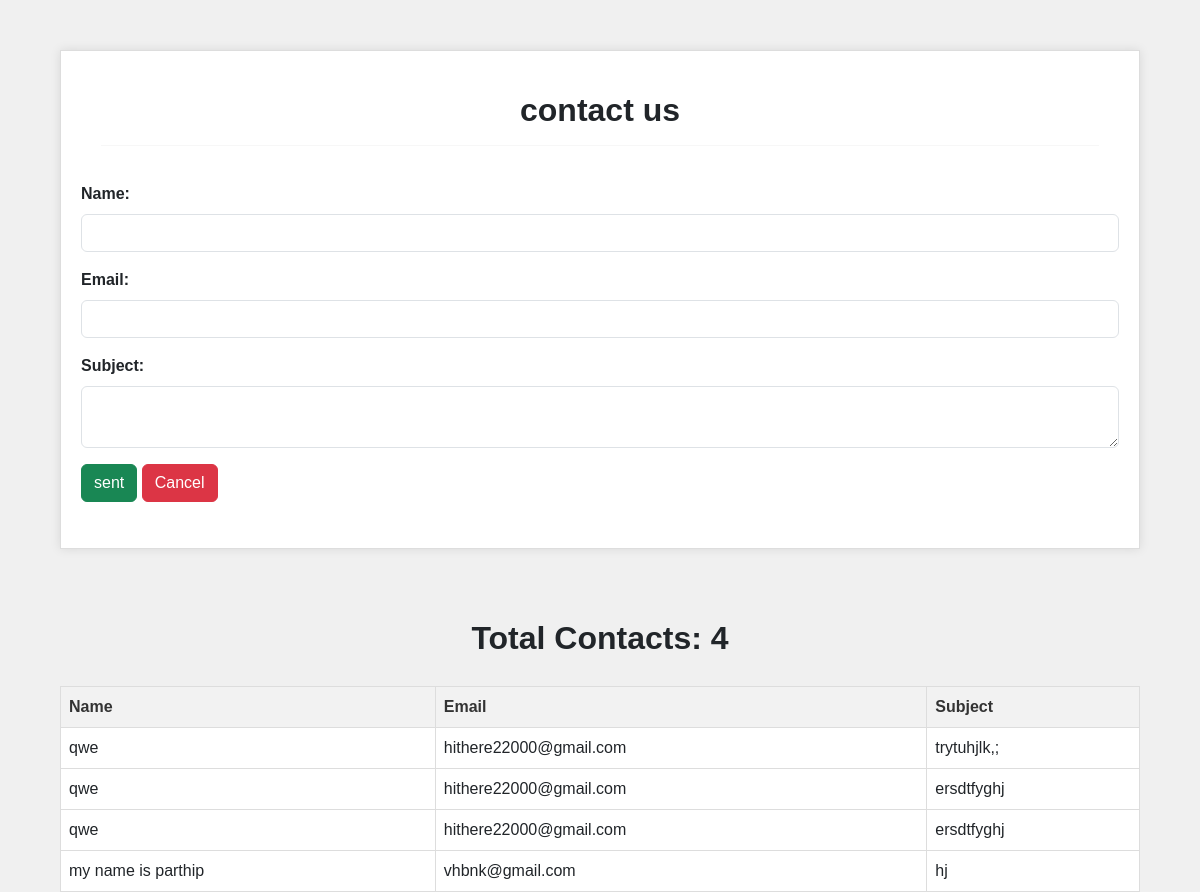
Page /contact/contact.php on the committed database.
### tables this page shows
CREATE TABLE `contact` (
  `id` int(11) NOT NULL,
  `name` varchar(255) NOT NULL,
  `email` varchar(255) NOT NULL,
  `subject` varchar(255) NOT NULL,
  `message` text NOT NULL,
  `created_at` timestamp NOT NULL DEFAULT current_timestamp()
);

### contact/contact.php (the view, shortened to what this page needs)
<!DOCTYPE html>
<html>
<head>
    <link rel="stylesheet" href="https://cdn.jsdelivr.net/npm/bootstrap@5.3.0/dist/css/bootstrap.min.css">
</head>
<body>
<form action="" method="POST">
    <div style="padding: 20px;">
        <h2><b>contact us</b></h2>
        <hr>
    </div>
    <div class="mb-3">
        <label for="name" class="form-label">Name:</label>
        <input type="text" id="name" name="name" class="form-control">
    </div>
    <div class="mb-3">
        <label for="email" class="form-label">Email:</label>
        <input type="email" id="email" name="email" class="form-control">
    </div>
    <div class="mb-3 bottom-box">
        <label for="subject" class="form-label">Subject:</label>
        <textarea id="subject" name="subject" class="form-control"></textarea>
    </div>
    <div class="mb-3">
        <button type="submit" name="submit_member" class="btn btn-success">sent</button>
        <button type="submit" name="submit_complaint" class="btn btn-danger">Cancel</button>
    </div>
</form>
</body>
</html>
<?php
include("connect.php");
$sql = "SELECT * FROM contact";
$result = $conn->query($sql);
if ($result->num_rows > 0) {
    $total_count = $result->num_rows;
    echo "<div style='padding: 20px;'><h2>Total Contacts: $total_count</h2></div>";
    echo "<table class='table'>";
    echo "<thead class='thead-dark'>";
    echo "<tr>";
    echo "<th>Name</th>";
    echo "<th>Email</th>";
    echo "<th>Subject</th>";
    echo "</tr>";
    echo "</thead>";
    echo "<tbody>";
    while ($row = $result->fetch_assoc()) {
        echo "<tr>";
        echo "<td>" . $row["name"] . "</td>";
        echo "<td>" . $row["email"] . "</td>";
        echo "<td>" . $row["subject"] . "</td>";
        echo "</tr>";
    }
    echo "</tbody>";
    echo "</table>";
} else {
    echo "<p>No data available.</p>";
}
?>

### contact/contact.php (style rules this page uses)
body { font-family: Arial, sans-serif; margin: 0; padding: 0; background-color: #f0f0f0; }
form { background-color: #fff; padding: 20px; border: 1px solid #ddd; box-shadow: 0 0 10px rgba(0,0,0,0.1); width: 90%; margin: 50px auto; }
h2 { font-weight: bold; text-align: center; }
hr { border-top: 1px solid #ddd; }
.form-label { font-weight: bold; }
input[type="text"], textarea, .btn { margin-bottom: 10px; }
.bottom-box { clear: both; }
.table { width: 90%; margin: 0 auto; border-collapse: collapse; }
.table th, .table td { border: 1px solid #ddd; padding: 8px; text-align: left; }
.table th { background-color: #f2f2f2; color: #333; }

### rows in the picture
contact: name "qwe", email "hithere22000@gmail.com", subject "trytuhjlk,;"
contact: name "qwe", email "hithere22000@gmail.com", subject "ersdtfyghj"
contact: name "qwe", email "hithere22000@gmail.com", subject "ersdtfyghj"
contact: name "my name is parthip", email "vhbnk@gmail.com", subject "hj"

### other values in the picture
$total_count "4"
